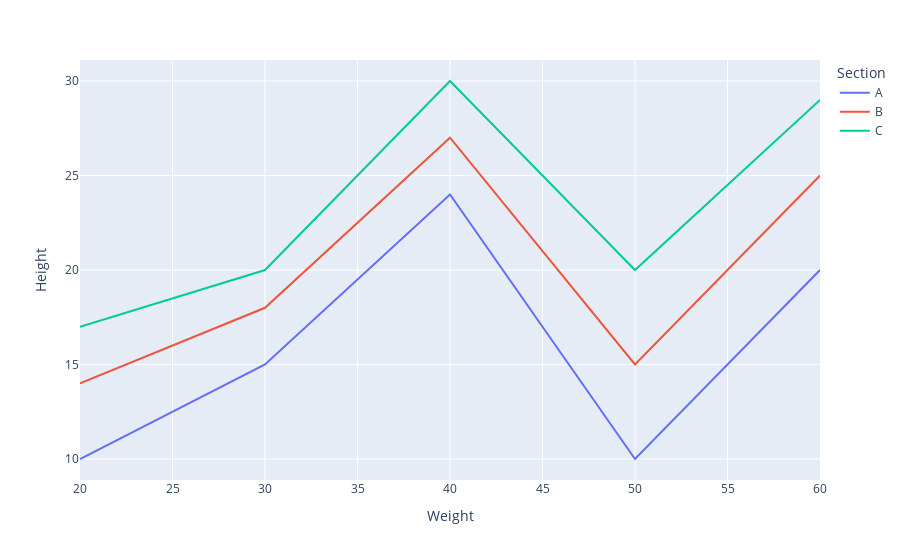

The code cell stored with this chart in its notebook:
### Markdown cell above
###3. Basic line Chart

### Code cell
fig = px.line(df, x='Weight', y='Height',color='Section')
fig.show()

### Figure 1 — Plotly figure (JSON) as saved in the notebook; plotly's stock layout.template omitted (floating-point values rounded to 4 significant figures)
{"data": [{"hovertemplate": "Section=A<br>Weight=%{x}<br>Height=%{y}<extra></extra>", "legendgroup": "A", "line": {"color": "#636efa", "dash": "solid"}, "marker": {"symbol": "circle"}, "mode": "lines", "name": "A", "orientation": "v", "showlegend": true, "type": "scatter", "x": [20, 30, 40, 50, 60], "xaxis": "x", "y": [10, 15, 24, 10, 20], "yaxis": "y"}, {"hovertemplate": "Section=B<br>Weight=%{x}<br>Height=%{y}<extra></extra>", "legendgroup": "B", "line": {"color": "#EF553B", "dash": "solid"}, "marker": {"symbol": "circle"}, "mode": "lines", "name": "B", "orientation": "v", "showlegend": true, "type": "scatter", "x": [20, 30, 40, 50, 60], "xaxis": "x", "y": [14, 18, 27, 15, 25], "yaxis": "y"}, {"hovertemplate": "Section=C<br>Weight=%{x}<br>Height=%{y}<extra></extra>", "legendgroup": "C", "line": {"color": "#00cc96", "dash": "solid"}, "marker": {"symbol": "circle"}, "mode": "lines", "name": "C", "orientation": "v", "showlegend": true, "type": "scatter", "x": [20, 30, 40, 50, 60], "xaxis": "x", "y": [17, 20, 30, 20, 29], "yaxis": "y"}], "layout": {"legend": {"title": {"text": "Section"}, "tracegroupgap": 0}, "margin": {"t": 60}, "xaxis": {"anchor": "y", "domain": [0, 1], "title": {"text": "Weight"}}, "yaxis": {"anchor": "x", "domain": [0, 1], "title": {"text": "Height"}}}}
